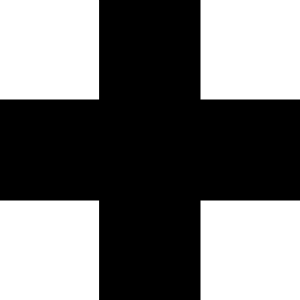
Frame 1 (no input)
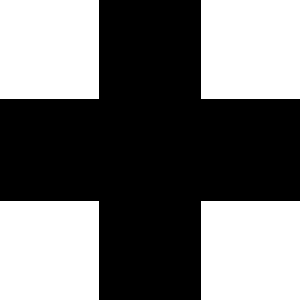
Frame 60 (no input)
Frame 120 (the mouse pressed at the canvas centre since frame 60): identical to frame 60, image omitted

The p5.js sketch that drew these frames (run headless with seeded random() and noise() and a simulated clock; from frame 60 on, the mouse is pressed at the canvas centre):

// p5.js sketch
// ── sketch.js
function setup()
{
    background(255)
    createCanvas(300,300)
}

function draw()
{
    fill(0)
    rectMode(CENTER)
    rect(150,150,100,300)
    rect(150,150,300,100)
}
